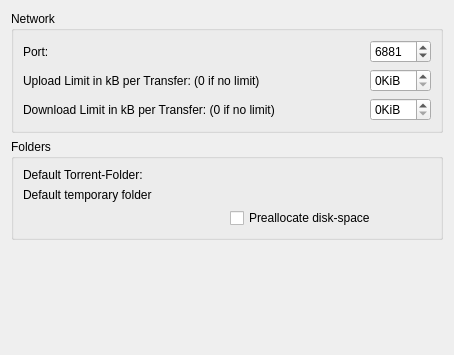
<ui version="4.0" >
 <class>BTSettingsWidget</class>
 <widget class="QWidget" name="BTSettingsWidget" >
  <property name="geometry" >
   <rect>
    <x>0</x>
    <y>0</y>
    <width>454</width>
    <height>355</height>
   </rect>
  </property>
  <layout class="QVBoxLayout" >
   <item>
    <widget class="QGroupBox" name="networkGroupBox" >
     <property name="sizePolicy" >
      <sizepolicy vsizetype="Preferred" hsizetype="Preferred" >
       <horstretch>0</horstretch>
       <verstretch>0</verstretch>
      </sizepolicy>
     </property>
     <property name="title" >
      <string>Network</string>
     </property>
     <layout class="QGridLayout" >
      <item row="0" column="0" >
       <widget class="QLabel" name="portLabel" >
        <property name="text" >
         <string>Port:</string>
        </property>
       </widget>
      </item>
      <item row="0" column="1" >
       <widget class="QSpinBox" name="portBox" >
        <property name="sizePolicy" >
         <sizepolicy vsizetype="Fixed" hsizetype="Maximum" >
          <horstretch>0</horstretch>
          <verstretch>0</verstretch>
         </sizepolicy>
        </property>
        <property name="maximum" >
         <number>33000</number>
        </property>
        <property name="value" >
         <number>6881</number>
        </property>
       </widget>
      </item>
      <item row="1" column="0" >
       <widget class="QLabel" name="uploadLimitLabel" >
        <property name="text" >
         <string>Upload Limit in kB per Transfer: (0 if no limit)</string>
        </property>
       </widget>
      </item>
      <item row="1" column="1" >
       <widget class="QSpinBox" name="uploadBox" >
        <property name="suffix" >
         <string>KiB</string>
        </property>
       </widget>
      </item>
      <item row="2" column="0" >
       <widget class="QLabel" name="downloadLabel" >
        <property name="text" >
         <string>Download Limit in kB per Transfer: (0 if no limit)</string>
        </property>
       </widget>
      </item>
      <item row="2" column="1" >
       <widget class="QSpinBox" name="downloadBox" >
        <property name="suffix" >
         <string>KiB</string>
        </property>
       </widget>
      </item>
     </layout>
    </widget>
   </item>
   <item>
    <widget class="QGroupBox" name="folderGroupBox" >
     <property name="sizePolicy" >
      <sizepolicy vsizetype="Preferred" hsizetype="Preferred" >
       <horstretch>0</horstretch>
       <verstretch>0</verstretch>
      </sizepolicy>
     </property>
     <property name="title" >
      <string>Folders</string>
     </property>
     <layout class="QGridLayout" >
      <item row="0" column="0" >
       <widget class="QLabel" name="torrentFolderLabel" >
        <property name="sizePolicy" >
         <sizepolicy vsizetype="Minimum" hsizetype="Preferred" >
          <horstretch>0</horstretch>
          <verstretch>0</verstretch>
         </sizepolicy>
        </property>
        <property name="text" >
         <string>Default Torrent-Folder:</string>
        </property>
       </widget>
      </item>
      <item row="0" column="1" >
       <widget class="KUrlRequester" name="torrentEdit" >
        <property name="sizePolicy" >
         <sizepolicy vsizetype="Fixed" hsizetype="Minimum" >
          <horstretch>0</horstretch>
          <verstretch>0</verstretch>
         </sizepolicy>
        </property>
       </widget>
      </item>
      <item row="1" column="0" >
       <widget class="QLabel" name="tempFolderLabel" >
        <property name="text" >
         <string>Default temporary folder</string>
        </property>
       </widget>
      </item>
      <item row="1" column="1" >
       <widget class="KUrlRequester" name="tempEdit" >
        <property name="sizePolicy" >
         <sizepolicy vsizetype="Fixed" hsizetype="Minimum" >
          <horstretch>0</horstretch>
          <verstretch>0</verstretch>
         </sizepolicy>
        </property>
       </widget>
      </item>
      <item row="2" column="1" >
       <widget class="QCheckBox" name="preallocBox" >
        <property name="text" >
         <string>Preallocate disk-space</string>
        </property>
       </widget>
      </item>
     </layout>
    </widget>
   </item>
   <item>
    <spacer>
     <property name="orientation" >
      <enum>Qt::Vertical</enum>
     </property>
     <property name="sizeHint" >
      <size>
       <width>20</width>
       <height>40</height>
      </size>
     </property>
    </spacer>
   </item>
  </layout>
 </widget>
 <customwidgets>
  <customwidget>
   <class>KUrlRequester</class>
   <extends>QFrame</extends>
   <header>kurlrequester.h</header>
  </customwidget>
 </customwidgets>
 <resources/>
 <connections/>
</ui>
